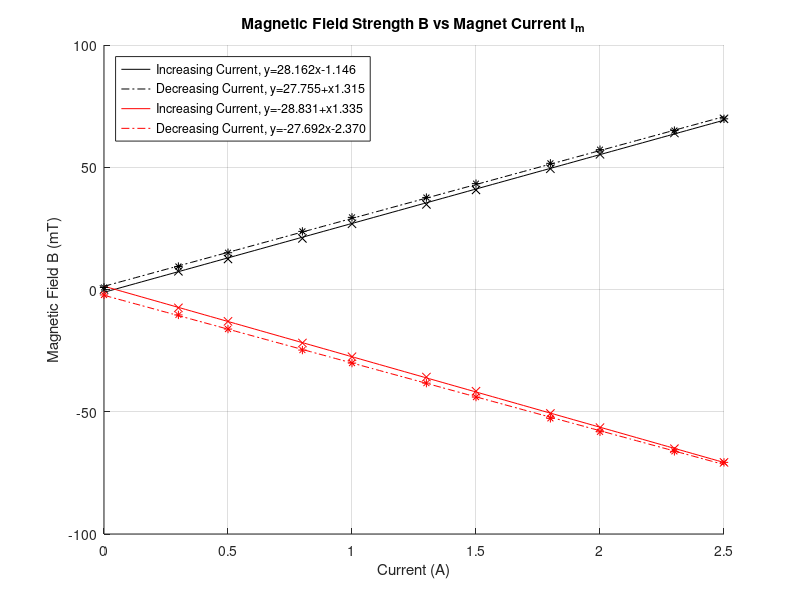
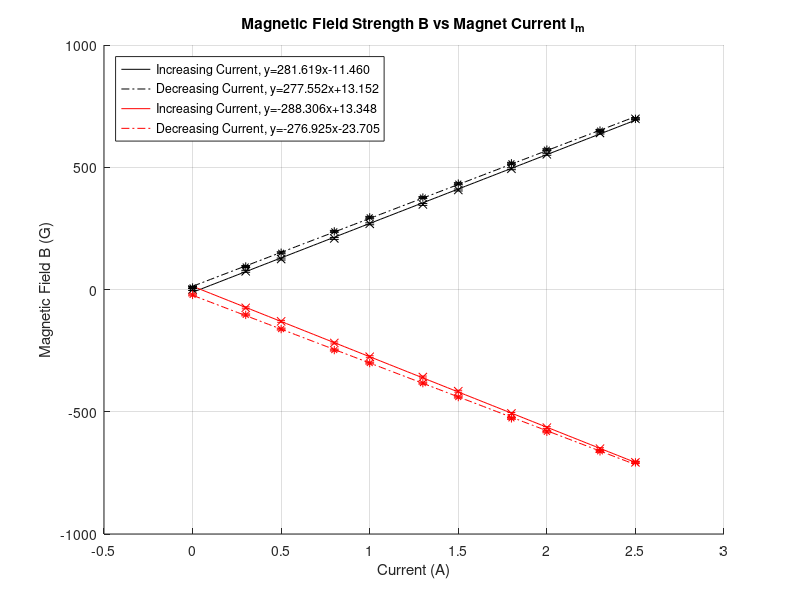

Source code (MATLAB) for these figures, in order:
%%
forward_1=[0 0.3 0.5 0.8 1.0 1.3 1.5 1.8 2 2.3 2.5];
forward_2=[2.5 2.3 2 1.8 1.5 1.3 1 0.8 0.5 0.3 0];
reverse_1=[0.3 0.5 0.8 1 1.3 1.5 1.8 2 2.3 2.5];
reverse_2=[2.5 2.3 2 1.8 1.5 1.3 1 0.8 0.5 0.3 0];
B_1=[0 7.44 12.46 20.89 26.87 34.8 40.7 49.4 55.3 64 69.8];
B_2=[69.8 65 57.2 51.6 43.3 37.6 29.5 23.77 15.04 9.4 0.83];
B_3=[-7.5 -13.02 -21.86 -27.5 -35.8 -41.6 -50.7 -56.5 -65.1 -70.7];
B_4=[-70.7 -66.2 -58.2 -52.7 -44 -38.3 -30.1 -24.78 -16.18 -10.39 -2.22];

x = linspace(0,2.5);
p1 = polyfit(forward_1,B_1,1);
y1 = polyval(p1,x);
p2 = polyfit(forward_2,B_2,1);
y2 = polyval(p2,x);
p3 = polyfit(reverse_1,B_3,1);
y3 = polyval(p3,x);
p4 = polyfit(reverse_2,B_4,1);
y4 = polyval(p4,x);

figure(1)
hold on
plot(x,y1, 'k')
plot(x,y2, '-.k')
plot(x,y3, 'r')
plot(x,y4, '-.r')
plot(forward_1, B_1, 'kx')
plot(forward_2, B_2, 'k*')
plot(reverse_1, B_3, 'rx')
plot(reverse_2, B_4, 'r*')
ylabel('Magnetic Field B (mT)')
xlabel('Current (A)')
title('Magnetic Field Strength B vs Magnet Current I_{m}')
legend(sprintf('Increasing Current, y=%.3f{}x%.3f',p1(1),p1(2)), sprintf('Decreasing Current, y=%.3f{}+x%.3f',p2(1),p2(2)),sprintf('Increasing Current, y=%.3f{}+x%.3f',p3(1),p3(2)),sprintf('Decreasing Current, y=%.3f{}x%.3f',p4(1),p4(2)), 'Location','NorthWest'); 
grid on
hold off 

%%
forward_1=[0 0.3 0.5 0.8 1.0 1.3 1.5 1.8 2 2.3 2.5];
forward_2=[2.5 2.3 2 1.8 1.5 1.3 1 0.8 0.5 0.3 0];
reverse_1=[0.3 0.5 0.8 1 1.3 1.5 1.8 2 2.3 2.5];
reverse_2=[2.5 2.3 2 1.8 1.5 1.3 1 0.8 0.5 0.3 0];
B_1=[0 7.44 12.46 20.89 26.87 34.8 40.7 49.4 55.3 64 69.8]*10;
B_2=[69.8 65 57.2 51.6 43.3 37.6 29.5 23.77 15.04 9.4 0.83]*10;
B_3=[-7.5 -13.02 -21.86 -27.5 -35.8 -41.6 -50.7 -56.5 -65.1 -70.7]*10;
B_4=[-70.7 -66.2 -58.2 -52.7 -44 -38.3 -30.1 -24.78 -16.18 -10.39 -2.22]*10;

x = linspace(0,2.5);
p1 = polyfit(forward_1,B_1,1);
p1
y1 = polyval(p1,x);
p2 = polyfit(forward_2,B_2,1);
y2 = polyval(p2,x);
p3 = polyfit(reverse_1,B_3,1);
y3 = polyval(p3,x);
p4 = polyfit(reverse_2,B_4,1);
y4 = polyval(p4,x);

figure(2)
hold on
err=4*ones(1,11)
err1=4*ones(1,10)
plot(x,y1, 'k')
plot(x,y2, '-.k')
plot(x,y3, 'r')
plot(x,y4, '-.r')
errorbar(forward_1, B_1, err, 'kx')
errorbar(forward_2, B_2,err, 'k*')
errorbar(reverse_1, B_3,err1, 'rx')
errorbar(reverse_2, B_4,err, 'r*')
ylabel('Magnetic Field B (G)')
xlabel('Current (A)')
title('Magnetic Field Strength B vs Magnet Current I_{m}')
legend(sprintf('Increasing Current, y=%.3f{}x%.3f',p1(1),p1(2)), sprintf('Decreasing Current, y=%.3f{}x+%.3f',p2(1),p2(2)),sprintf('Increasing Current, y=%.3f{}x+%.3f',p3(1),p3(2)),sprintf('Decreasing Current, y=%.3f{}x%.3f',p4(1),p4(2)), 'Location','NorthWest'); 
grid on
hold off 

%% reduced chisquared for gauss
chi1=[];
 for i=1:length(forward_1)
     z = (B_1(i)-(p1(1)*forward_1(i)+p1(2)))^2;
     chi1= [chi1; z];
 end
 reducedchi1=(sum(chi1))/9

 chi2=[];
 for i=1:length(forward_2)
     z = (B_2(i)-(p2(1)*forward_2(i)+p2(2)))^2;
     chi2= [chi2; z];
 end
 reducedchi1=(sum(chi2))/9
 
  chi3=[];
 for i=1:length(reverse_1)
     z = (B_3(i)-(p3(1)*reverse_1(i)+p3(2)))^2;
     chi3= [chi3; z];
 end
 reducedchi1=(sum(chi3))/8

  chi4=[];
 for i=1:length(reverse_2)
     z = (B_4(i)-(p4(1)*reverse_2(i)+p4(2)))^2;
     chi4= [chi4; z];
 end
 reducedchi1=(sum(chi4))/9